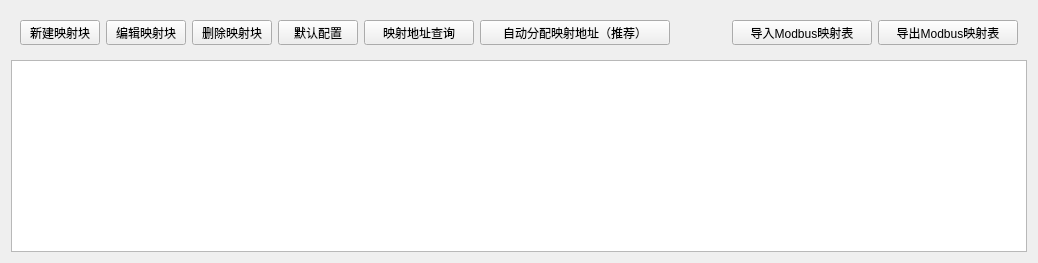
     <widget class="QWidget" name="page_ModbusMap">
      <layout class="QGridLayout" name="gridLayout_14">
       <item row="0" column="0">
        <widget class="QWidget" name="widget_3" native="true">
         <property name="maximumSize">
          <size>
           <width>16777215</width>
           <height>50</height>
          </size>
         </property>
         <layout class="QGridLayout" name="gridLayout_13">
          <item row="0" column="0">
           <layout class="QHBoxLayout" name="horizontalLayout_22">
            <item>
             <widget class="QPushButton" name="puB_ModMap_NewMap">
              <property name="maximumSize">
               <size>
                <width>90</width>
                <height>25</height>
               </size>
              </property>
              <property name="text">
               <string>新建映射块</string>
              </property>
             </widget>
            </item>
            <item>
             <widget class="QPushButton" name="puB_ModMap_EditMap">
              <property name="maximumSize">
               <size>
                <width>90</width>
                <height>25</height>
               </size>
              </property>
              <property name="text">
               <string>编辑映射块</string>
              </property>
             </widget>
            </item>
            <item>
             <widget class="QPushButton" name="puB_ModMap_DelMap">
              <property name="maximumSize">
               <size>
                <width>90</width>
                <height>25</height>
               </size>
              </property>
              <property name="text">
               <string>删除映射块</string>
              </property>
             </widget>
            </item>
            <item>
             <widget class="QPushButton" name="puB_ModMap_DefaultMap">
              <property name="maximumSize">
               <size>
                <width>90</width>
                <height>25</height>
               </size>
              </property>
              <property name="text">
               <string>默认配置</string>
              </property>
             </widget>
            </item>
            <item>
             <widget class="QPushButton" name="puB_ModMap_FindMap">
              <property name="minimumSize">
               <size>
                <width>110</width>
                <height>0</height>
               </size>
              </property>
              <property name="maximumSize">
               <size>
                <width>150</width>
                <height>25</height>
               </size>
              </property>
              <property name="text">
               <string>映射地址查询</string>
              </property>
             </widget>
            </item>
            <item>
             <widget class="QPushButton" name="puB_ModMap_DistriMap">
              <property name="minimumSize">
               <size>
                <width>190</width>
                <height>0</height>
               </size>
              </property>
              <property name="maximumSize">
               <size>
                <width>220</width>
                <height>25</height>
               </size>
              </property>
              <property name="text">
               <string>自动分配映射地址（推荐）</string>
              </property>
             </widget>
            </item>
           </layout>
          </item>
          <item row="0" column="1">
           <layout class="QHBoxLayout" name="horizontalLayout_23">
            <item>
             <widget class="QLabel" name="label_24">
              <property name="minimumSize">
               <size>
                <width>50</width>
                <height>0</height>
               </size>
              </property>
              <property name="maximumSize">
               <size>
                <width>100</width>
                <height>16777215</height>
               </size>
              </property>
              <property name="text">
               <string/>
              </property>
             </widget>
            </item>
            <item>
             <widget class="QPushButton" name="puB_ModMap_ImportModMap">
              <property name="minimumSize">
               <size>
                <width>140</width>
                <height>0</height>
               </size>
              </property>
              <property name="maximumSize">
               <size>
                <width>90</width>
                <height>25</height>
               </size>
              </property>
              <property name="text">
               <string>导入Modbus映射表</string>
              </property>
             </widget>
            </item>
            <item>
             <widget class="QPushButton" name="puB_ModMap_ExportModMap">
              <property name="minimumSize">
               <size>
                <width>140</width>
                <height>0</height>
               </size>
              </property>
              <property name="maximumSize">
               <size>
                <width>90</width>
                <height>25</height>
               </size>
              </property>
              <property name="text">
               <string>导出Modbus映射表</string>
              </property>
             </widget>
            </item>
           </layout>
          </item>
         </layout>
        </widget>
       </item>
       <item row="1" column="0">
        <widget class="QTableWidget" name="tableModbusMap"/>
       </item>
      </layout>
     </widget>
